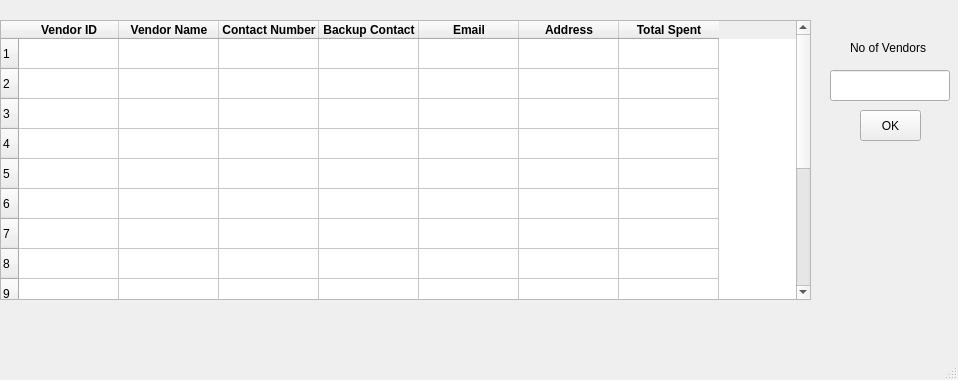
<?xml version="1.0" encoding="UTF-8"?>
<ui version="4.0">
 <class>MainWindow</class>
 <widget class="QMainWindow" name="MainWindow">
  <property name="geometry">
   <rect>
    <x>0</x>
    <y>0</y>
    <width>958</width>
    <height>380</height>
   </rect>
  </property>
  <property name="windowTitle">
   <string>MainWindow</string>
  </property>
  <widget class="QWidget" name="centralwidget">
   <widget class="QTableWidget" name="topVendorTable">
    <property name="geometry">
     <rect>
      <x>0</x>
      <y>20</y>
      <width>811</width>
      <height>280</height>
     </rect>
    </property>
    <row>
     <property name="text">
      <string>1</string>
     </property>
    </row>
    <row>
     <property name="text">
      <string>2</string>
     </property>
    </row>
    <row>
     <property name="text">
      <string>3</string>
     </property>
    </row>
    <row>
     <property name="text">
      <string>4</string>
     </property>
    </row>
    <row>
     <property name="text">
      <string>5</string>
     </property>
    </row>
    <row>
     <property name="text">
      <string>6</string>
     </property>
    </row>
    <row>
     <property name="text">
      <string>7</string>
     </property>
    </row>
    <row>
     <property name="text">
      <string>8</string>
     </property>
    </row>
    <row>
     <property name="text">
      <string>9</string>
     </property>
    </row>
    <row>
     <property name="text">
      <string>10</string>
     </property>
    </row>
    <row>
     <property name="text">
      <string>11</string>
     </property>
    </row>
    <row>
     <property name="text">
      <string>12</string>
     </property>
    </row>
    <row>
     <property name="text">
      <string>13</string>
     </property>
    </row>
    <row>
     <property name="text">
      <string>14</string>
     </property>
    </row>
    <row>
     <property name="text">
      <string>15</string>
     </property>
    </row>
    <column>
     <property name="text">
      <string>Vendor ID</string>
     </property>
     <property name="font">
      <font>
       <weight>75</weight>
       <bold>true</bold>
      </font>
     </property>
    </column>
    <column>
     <property name="text">
      <string>Vendor Name</string>
     </property>
     <property name="font">
      <font>
       <weight>75</weight>
       <bold>true</bold>
      </font>
     </property>
    </column>
    <column>
     <property name="text">
      <string>Contact Number</string>
     </property>
     <property name="font">
      <font>
       <weight>75</weight>
       <bold>true</bold>
      </font>
     </property>
    </column>
    <column>
     <property name="text">
      <string>Backup Contact</string>
     </property>
     <property name="font">
      <font>
       <weight>75</weight>
       <bold>true</bold>
      </font>
     </property>
    </column>
    <column>
     <property name="text">
      <string>Email</string>
     </property>
     <property name="font">
      <font>
       <weight>75</weight>
       <bold>true</bold>
      </font>
     </property>
    </column>
    <column>
     <property name="text">
      <string>Address</string>
     </property>
     <property name="font">
      <font>
       <weight>75</weight>
       <bold>true</bold>
      </font>
     </property>
    </column>
    <column>
     <property name="text">
      <string>Total Spent</string>
     </property>
     <property name="font">
      <font>
       <weight>75</weight>
       <bold>true</bold>
      </font>
     </property>
    </column>
   </widget>
   <widget class="QLineEdit" name="noOfVendors">
    <property name="geometry">
     <rect>
      <x>830</x>
      <y>70</y>
      <width>120</width>
      <height>31</height>
     </rect>
    </property>
    <property name="text">
     <string/>
    </property>
   </widget>
   <widget class="QLabel" name="label_6">
    <property name="geometry">
     <rect>
      <x>850</x>
      <y>40</y>
      <width>111</width>
      <height>16</height>
     </rect>
    </property>
    <property name="text">
     <string>No of Vendors</string>
    </property>
   </widget>
   <widget class="QPushButton" name="okButton">
    <property name="geometry">
     <rect>
      <x>860</x>
      <y>110</y>
      <width>61</width>
      <height>31</height>
     </rect>
    </property>
    <property name="text">
     <string>OK</string>
    </property>
   </widget>
  </widget>
  <widget class="QMenuBar" name="menubar">
   <property name="geometry">
    <rect>
     <x>0</x>
     <y>0</y>
     <width>958</width>
     <height>24</height>
    </rect>
   </property>
  </widget>
  <widget class="QStatusBar" name="statusbar"/>
 </widget>
 <resources/>
 <connections/>
</ui>
